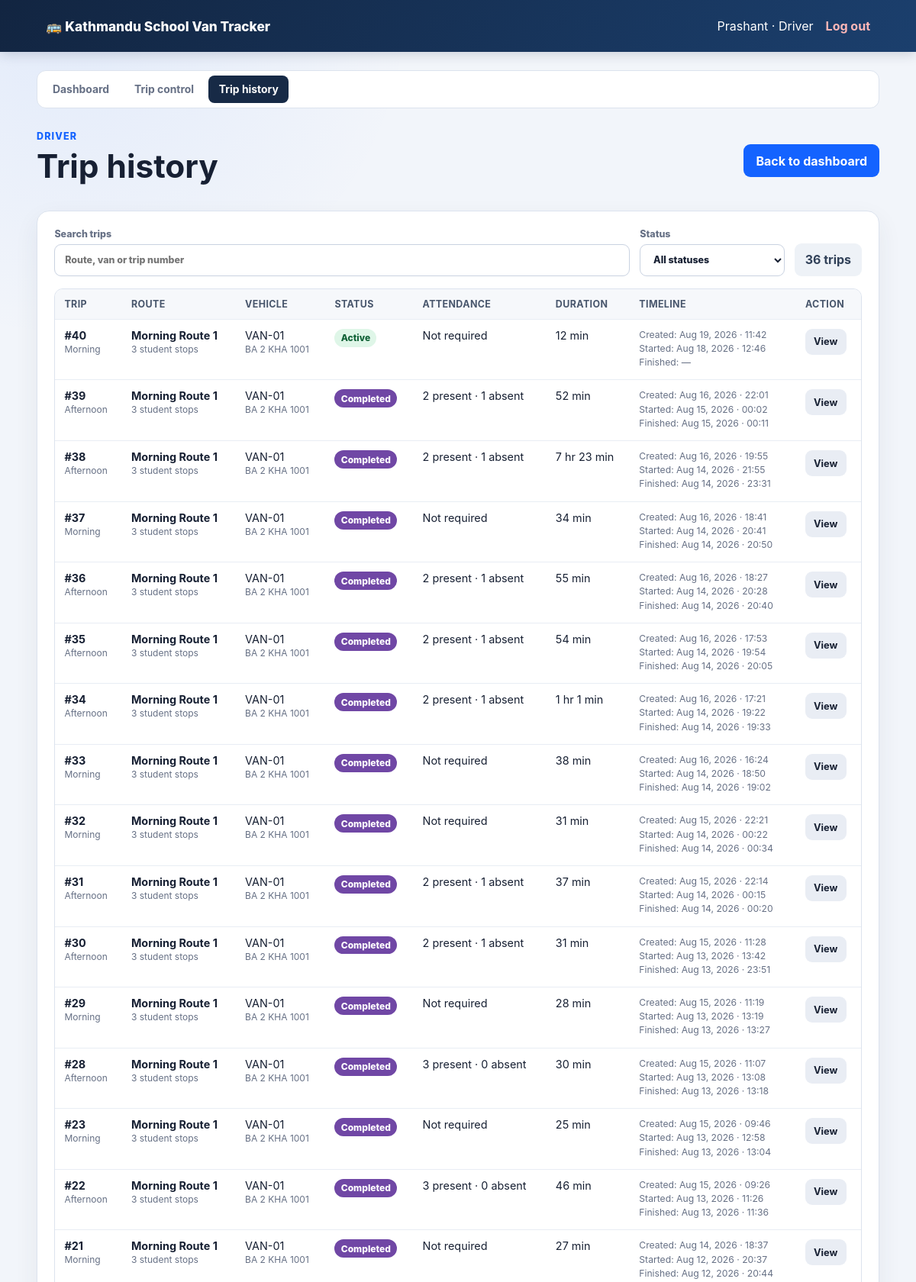
Page /driver/trip-history.php (signed in, upper part) on the committed database.
### tables this page shows
CREATE TABLE `trips` (
  `id` bigint(20) unsigned NOT NULL AUTO_INCREMENT,
  `route_id` bigint(20) unsigned NOT NULL,
  `van_id` bigint(20) unsigned NOT NULL,
  `driver_id` bigint(20) unsigned NOT NULL,
  `trip_type` enum('morning','afternoon') NOT NULL,
  `status` enum('scheduled','active','paused','emergency','completed','cancelled') NOT NULL DEFAULT 'scheduled',
  `started_at` datetime DEFAULT NULL,
  `completed_at` datetime DEFAULT NULL,
  `simulated_elapsed_sec` int(10) unsigned NOT NULL DEFAULT 0,
  `current_lat` decimal(10,8) DEFAULT NULL,
  `current_lng` decimal(11,8) DEFAULT NULL,
  `physical_speed_kmh` decimal(6,2) NOT NULL DEFAULT 0.00,
  `playback_multiplier` decimal(5,2) NOT NULL DEFAULT 1.00,
  `total_distance_m` decimal(12,2) NOT NULL DEFAULT 0.00,
  `distance_travelled_m` decimal(12,2) NOT NULL DEFAULT 0.00,
  `reached_stop_count` smallint(5) unsigned NOT NULL DEFAULT 0,
  `heading_deg` decimal(6,2) NOT NULL DEFAULT 0.00,
  `scenario_traffic_level` enum('low','medium','high') NOT NULL DEFAULT 'medium',
  `scenario_weather` enum('clear','rain','heavy_rain','fog') NOT NULL DEFAULT 'clear',
  `scenario_school_period` enum('regular','exam','half_day') NOT NULL DEFAULT 'regular',
  `scenario_hour_of_day` tinyint(3) unsigned NOT NULL DEFAULT 8,
  `scenario_day_of_week` tinyint(3) unsigned NOT NULL DEFAULT 0,
  `route_road_type` varchar(50) NOT NULL DEFAULT 'unclassified',
  `baseline_duration_sec` decimal(10,2) DEFAULT NULL,
  `predicted_eta_sec` decimal(10,2) DEFAULT NULL,
  `predicted_eta_lower_sec` decimal(10,2) DEFAULT NULL,
  `predicted_eta_upper_sec` decimal(10,2) DEFAULT NULL,
  `eta_model_version` varchar(80) DEFAULT NULL,
  `random_seed` int(10) unsigned DEFAULT NULL,
  `created_at` timestamp NOT NULL DEFAULT current_timestamp(),
  PRIMARY KEY (`id`),
  KEY `idx_trips_status` (`status`),
  KEY `idx_trips_van` (`van_id`),
  KEY `fk_trips_route` (`route_id`),
  KEY `fk_trips_driver` (`driver_id`),
  CONSTRAINT `fk_trips_driver` FOREIGN KEY (`driver_id`) REFERENCES `drivers` (`id`),
  CONSTRAINT `fk_trips_route` FOREIGN KEY (`route_id`) REFERENCES `routes` (`id`),
  CONSTRAINT `fk_trips_van` FOREIGN KEY (`van_id`) REFERENCES `vans` (`id`)
);

CREATE TABLE `routes` (
  `id` bigint(20) unsigned NOT NULL AUTO_INCREMENT,
  `name` varchar(120) NOT NULL,
  `start_name` varchar(160) NOT NULL,
  `start_lat` decimal(10,8) NOT NULL,
  `start_lng` decimal(11,8) NOT NULL,
  `school_name` varchar(160) NOT NULL,
  `school_lat` decimal(10,8) NOT NULL,
  `school_lng` decimal(11,8) NOT NULL,
  `algorithm` enum('astar','contraction_hierarchy') NOT NULL DEFAULT 'astar',
  `active` tinyint(1) NOT NULL DEFAULT 1,
  `created_at` timestamp NOT NULL DEFAULT current_timestamp(),
  PRIMARY KEY (`id`)
);

CREATE TABLE `vans` (
  `id` bigint(20) unsigned NOT NULL AUTO_INCREMENT,
  `van_number` varchar(50) NOT NULL,
  `plate_number` varchar(50) NOT NULL,
  `capacity` smallint(5) unsigned NOT NULL DEFAULT 15,
  `speed_limit_kmh` decimal(5,2) NOT NULL DEFAULT 40.00,
  `active` tinyint(1) NOT NULL DEFAULT 1,
  `created_at` timestamp NOT NULL DEFAULT current_timestamp(),
  PRIMARY KEY (`id`),
  UNIQUE KEY `van_number` (`van_number`),
  UNIQUE KEY `plate_number` (`plate_number`)
);

### web/config/database.php (called while the page is built, shortened)
<?php
function database(): PDO
{
    $host = getenv('VAN_TRACKER_DB_HOST') ?: '127.0.0.1';
    $port = getenv('VAN_TRACKER_DB_PORT') ?: '3306';
    $name = getenv('VAN_TRACKER_DB_NAME') ?: 'van_tracker_v2';
    $user = getenv('VAN_TRACKER_DB_USER') ?: 'root';
    $pass = getenv('VAN_TRACKER_DB_PASSWORD') ?: '';
    $dsn = "mysql:host={$host};port={$port};dbname={$name};charset=utf8mb4";
    $pdo = new PDO($dsn, $user, $pass, [
        PDO::ATTR_ERRMODE => PDO::ERRMODE_EXCEPTION,
        PDO::ATTR_DEFAULT_FETCH_MODE => PDO::FETCH_ASSOC,
        PDO::ATTR_EMULATE_PREPARES => false,
    ]);
    return $pdo;
}

### web/includes/auth.php (called while the page is built, shortened)
<?php
function escape(string $value): string
{
    return htmlspecialchars($value, ENT_QUOTES | ENT_SUBSTITUTE, 'UTF-8');
}

### web/driver/trip-history.php (the view, shortened to what this page needs)
<?php
require_once dirname(__DIR__) . '/config/database.php';
require_once dirname(__DIR__) . '/includes/auth.php';
require_once dirname(__DIR__) . '/includes/layout.php';
$statement = database()->prepare(
    'SELECT t.id, t.trip_type, t.status, t.created_at,
            t.started_at, t.completed_at, t.simulated_elapsed_sec,
            r.name AS route_name, v.van_number, v.plate_number,
            SUM(ts.student_id IS NOT NULL) AS student_count,
            SUM(ts.student_id IS NOT NULL AND ts.attendance_status = \'present\') AS present_count,
            SUM(ts.student_id IS NOT NULL AND ts.attendance_status = \'absent\') AS absent_count,
            SUM(ts.student_id IS NOT NULL AND ts.attendance_status = \'unmarked\') AS unmarked_count
     FROM trips t
     JOIN drivers d ON d.id = t.driver_id
     JOIN routes r ON r.id = t.route_id
     JOIN vans v ON v.id = t.van_id
     LEFT JOIN trip_stops ts ON ts.trip_id = t.id
     WHERE d.user_id = :user_id
     GROUP BY t.id
     ORDER BY t.id DESC'
);
$statement->execute(['user_id' => $_SESSION['user_id']]);
$trips = $statement->fetchAll();
function format_driver_trip_duration(int $seconds): string
{
    $hours = intdiv($seconds, 3600);
    $minutes = intdiv($seconds % 3600, 60);
    return $hours > 0
        ? sprintf('%d hr %d min', $hours, $minutes)
        : sprintf('%d min', max(1, $minutes));
}
function format_driver_trip_timestamp(?string $value): string
{
    return $value ? date('M d, Y · H:i', strtotime($value)) : '—';
}
?>
<div class="page-heading">
    <div><span class="eyebrow">Driver</span><h1>Trip history</h1></div>
    <a class="primary-button" href="<?= APP_BASE_URL ?>/driver/dashboard.php">Back to dashboard</a>
</div>
<section class="panel">
    <?php if (!$trips): ?><p class="muted">No trip records.</p><?php else: ?>
        <div class="history-toolbar">
            <label>
                <span>Search trips</span>
                <input id="trip-history-search" type="search"
                       placeholder="Route, van or trip number">
            </label>
            <label>
                <span>Status</span>
                <select id="trip-history-status">
                    <option value="">All statuses</option>
                </select>
            </label>
            <strong id="trip-history-count"><?= count($trips) ?> trips</strong>
        </div>
        <div class="data-table-wrap history-table-wrap"><table class="data-table history-table">
            <thead><tr><th>Trip</th><th>Route</th><th>Vehicle</th><th>Status</th><th>Attendance</th><th>Duration</th><th>Timeline</th><th>Action</th></tr></thead>
            <tbody><?php foreach ($trips as $trip): ?>
                <tr data-trip-history-row
                    data-status="<?= escape($trip['status']) ?>"
                    data-search="<?= escape(strtolower(implode(' ', [
                        '#' . $trip['id'], $trip['trip_type'], $trip['route_name'],
                        $trip['van_number'], $trip['plate_number'],
                    ]))) ?>">
                    <td><strong>#<?= (int) $trip['id'] ?></strong><br><small><?= escape(ucfirst($trip['trip_type'])) ?></small></td>
                    <td><strong><?= escape($trip['route_name']) ?></strong><br><small><?= (int) $trip['student_count'] ?> student stops</small></td>
                    <td><?= escape($trip['van_number']) ?><br><small><?= escape($trip['plate_number']) ?></small></td>
                    <td><span class="status-badge status-<?= escape($trip['status']) ?>"><?= escape(ucfirst($trip['status'])) ?></span></td>
                    <td>
                        <?php if ($trip['trip_type'] === 'morning'): ?>
                            Not required
                        <?php else: ?>
                            <?= (int) $trip['present_count'] ?> present · <?= (int) $trip['absent_count'] ?> absent
                        <?php endif; ?>
                    </td>
                    <td><?= escape(format_driver_trip_duration((int) $trip['simulated_elapsed_sec'])) ?></td>
                    <td class="history-timeline">
                        <span>Created: <?= escape(format_driver_trip_timestamp($trip['created_at'])) ?></span>
                        <span>Started: <?= escape(format_driver_trip_timestamp($trip['started_at'])) ?></span>
                        <span>Finished: <?= escape(format_driver_trip_timestamp($trip['completed_at'])) ?></span>
                    </td>
                    <td><a class="primary-button small-button secondary-button"
                           href="<?= APP_BASE_URL ?>/trip-control.php?trip_id=<?= (int) $trip['id'] ?>">View</a></td>
                </tr>
            <?php endforeach; ?></tbody>
        </table></div>
    <?php endif; ?>
</section>

### web/assets/css/app.css (style rules this page uses)
:root { --ink: #172033; --muted: #667085; --navy: #172a46; --blue: #1463ff; --orange: #f59e0b; --surface: #ffffff; --background: #f2f5fa; --border: #dce3ee; --danger: #c62828; --cyan: #0ea5a8; --success: #14804a; --soft-blue: #edf4ff; }
* { box-sizing: border-box; }
body { margin: 0; color: var(--ink); background: radial-gradient(circle at 8% 0%, rgb(20 99 255 / 7%), transparent 28rem), var(--background); font-family: Inter, ui-sans-serif, system-ui, -apple-system, BlinkMacSystemFont, "Segoe UI", sans-serif; }
a { color: inherit; }
.user-area, .user-area form, .button-row, .page-heading { display: flex; align-items: center; gap: 1rem; }
.page-heading { justify-content: space-between; margin-bottom: 1.6rem; }
h1, h2, p { margin-top: 0; }
h1 { margin-bottom: .45rem; font-size: clamp(1.8rem, 4vw, 2.65rem); }
.eyebrow { display: block; margin-bottom: .4rem; color: var(--blue); font-size: .78rem; font-weight: 800; letter-spacing: .09em; text-transform: uppercase; }
.metric-card, .panel, .auth-card { padding: 1.4rem; border: 1px solid var(--border); border-radius: 16px; background: var(--surface); box-shadow: 0 12px 32px rgb(37 50 75 / 7%); }
.panel { margin-bottom: 1rem; }
.primary-button, button { display: inline-flex; min-height: 42px; padding: .7rem 1rem; align-items: center; justify-content: center; border: 0; border-radius: 9px; color: white; background: var(--blue); font: inherit; font-weight: 750; text-decoration: none; cursor: pointer; }
label { display: grid; gap: .45rem; font-size: .9rem; font-weight: 700; }
input, select { width: 100%; min-height: 44px; padding: .7rem .8rem; border: 1px solid #c9d2e1; border-radius: 9px; background: white; color: var(--ink); font: inherit; }
.data-table-wrap { overflow-x: auto; }
.data-table { width: 100%; border-collapse: collapse; font-size: .9rem; }
.data-table th, .data-table td { padding: .75rem; border-bottom: 1px solid #e8edf4; text-align: left; vertical-align: top; }
.data-table th { color: #48566c; background: #f6f8fb; font-size: .78rem; letter-spacing: .03em; text-transform: uppercase; }
.history-toolbar { display: grid; grid-template-columns: minmax(240px, 1fr) 190px auto; gap: .8rem; align-items: end; margin-bottom: 1rem; }
.history-toolbar label { display: grid; gap: .35rem; color: var(--muted); font-size: .78rem; font-weight: 800; }
.history-toolbar input, .history-toolbar select { min-height: 42px; }
.history-toolbar strong { padding: .72rem .85rem; border-radius: 9px; color: #314159; background: #eef2f7; text-align: center; white-space: nowrap; }
.history-table-wrap { border: 1px solid var(--border); border-radius: 11px; }
.history-table { min-width: 1040px; }
.history-table small { color: var(--muted); }
.history-timeline { min-width: 185px; }
.history-timeline span { display: block; margin-bottom: .2rem; color: var(--muted); font-size: .76rem; white-space: nowrap; }
.small-button { min-height: 34px; padding: .45rem .7rem; font-size: .8rem; }
.secondary-button { color: var(--ink); background: #e9edf4; }
.status-badge { display: inline-flex; padding: .28rem .52rem; border-radius: 999px; color: #116237; background: #e1f6e9; font-size: .75rem; font-weight: 800; }
.status-active { color: #116237; background: #dff6e8; }
.status-completed { color: white; background: #7047a5; }

### rows in the picture
trips: id "40", trip_type "Morning", route.name "Morning Route 1", student_count "3", van.van_number "VAN-01", van.plate_number "BA 2 KHA 1001", status "Active", shows "Not required", simulated_elapsed_sec "12 min", created_at "Aug 19, 2026 · 11:42", started_at "Aug 18, 2026 · 12:46", completed_at "—"
trips: id "39", trip_type "Afternoon", route.name "Morning Route 1", student_count "3", van.van_number "VAN-01", van.plate_number "BA 2 KHA 1001", status "Completed", present_count "2", absent_count "1", simulated_elapsed_sec "52 min", created_at "Aug 16, 2026 · 22:01", started_at "Aug 15, 2026 · 00:02", completed_at "Aug 15, 2026 · 00:11"
trips: id "38", trip_type "Afternoon", route.name "Morning Route 1", student_count "3", van.van_number "VAN-01", van.plate_number "BA 2 KHA 1001", status "Completed", present_count "2", absent_count "1", simulated_elapsed_sec "7 hr 23 min", created_at "Aug 16, 2026 · 19:55", started_at "Aug 14, 2026 · 21:55", completed_at "Aug 14, 2026 · 23:31"
trips: id "37", trip_type "Morning", route.name "Morning Route 1", student_count "3", van.van_number "VAN-01", van.plate_number "BA 2 KHA 1001", status "Completed", shows "Not required", simulated_elapsed_sec "34 min", created_at "Aug 16, 2026 · 18:41", started_at "Aug 14, 2026 · 20:41", completed_at "Aug 14, 2026 · 20:50"
trips: id "36", trip_type "Afternoon", route.name "Morning Route 1", student_count "3", van.van_number "VAN-01", van.plate_number "BA 2 KHA 1001", status "Completed", present_count "2", absent_count "1", simulated_elapsed_sec "55 min", created_at "Aug 16, 2026 · 18:27", started_at "Aug 14, 2026 · 20:28", completed_at "Aug 14, 2026 · 20:40"
trips: id "35", trip_type "Afternoon", route.name "Morning Route 1", student_count "3", van.van_number "VAN-01", van.plate_number "BA 2 KHA 1001", status "Completed", present_count "2", absent_count "1", simulated_elapsed_sec "54 min", created_at "Aug 16, 2026 · 17:53", started_at "Aug 14, 2026 · 19:54", completed_at "Aug 14, 2026 · 20:05"
trips: id "34", trip_type "Afternoon", route.name "Morning Route 1", student_count "3", van.van_number "VAN-01", van.plate_number "BA 2 KHA 1001", status "Completed", present_count "2", absent_count "1", simulated_elapsed_sec "1 hr 1 min", created_at "Aug 16, 2026 · 17:21", started_at "Aug 14, 2026 · 19:22", completed_at "Aug 14, 2026 · 19:33"
trips: id "33", trip_type "Morning", route.name "Morning Route 1", student_count "3", van.van_number "VAN-01", van.plate_number "BA 2 KHA 1001", status "Completed", shows "Not required", simulated_elapsed_sec "38 min", created_at "Aug 16, 2026 · 16:24", started_at "Aug 14, 2026 · 18:50", completed_at "Aug 14, 2026 · 19:02"
trips: id "32", trip_type "Morning", route.name "Morning Route 1", student_count "3", van.van_number "VAN-01", van.plate_number "BA 2 KHA 1001", status "Completed", shows "Not required", simulated_elapsed_sec "31 min", created_at "Aug 15, 2026 · 22:21", started_at "Aug 14, 2026 · 00:22", completed_at "Aug 14, 2026 · 00:34"
trips: id "31", trip_type "Afternoon", route.name "Morning Route 1", student_count "3", van.van_number "VAN-01", van.plate_number "BA 2 KHA 1001", status "Completed", present_count "2", absent_count "1", simulated_elapsed_sec "37 min", created_at "Aug 15, 2026 · 22:14", started_at "Aug 14, 2026 · 00:15", completed_at "Aug 14, 2026 · 00:20"
trips: id "30", trip_type "Afternoon", route.name "Morning Route 1", student_count "3", van.van_number "VAN-01", van.plate_number "BA 2 KHA 1001", status "Completed", present_count "2", absent_count "1", simulated_elapsed_sec "31 min", created_at "Aug 15, 2026 · 11:28", started_at "Aug 13, 2026 · 13:42", completed_at "Aug 13, 2026 · 23:51"
trips: id "29", trip_type "Morning", route.name "Morning Route 1", student_count "3", van.van_number "VAN-01", van.plate_number "BA 2 KHA 1001", status "Completed", shows "Not required", simulated_elapsed_sec "28 min", created_at "Aug 15, 2026 · 11:19", started_at "Aug 13, 2026 · 13:19", completed_at "Aug 13, 2026 · 13:27"
trips: id "28", trip_type "Afternoon", route.name "Morning Route 1", student_count "3", van.van_number "VAN-01", van.plate_number "BA 2 KHA 1001", status "Completed", present_count "3", absent_count "0", simulated_elapsed_sec "30 min", created_at "Aug 15, 2026 · 11:07", started_at "Aug 13, 2026 · 13:08", completed_at "Aug 13, 2026 · 13:18"
trips: id "23", trip_type "Morning", route.name "Morning Route 1", student_count "3", van.van_number "VAN-01", van.plate_number "BA 2 KHA 1001", status "Completed", shows "Not required", simulated_elapsed_sec "25 min", created_at "Aug 15, 2026 · 09:46", started_at "Aug 13, 2026 · 12:58", completed_at "Aug 13, 2026 · 13:04"
trips: id "22", trip_type "Afternoon", route.name "Morning Route 1", student_count "3", van.van_number "VAN-01", van.plate_number "BA 2 KHA 1001", status "Completed", present_count "3", absent_count "0", simulated_elapsed_sec "46 min", created_at "Aug 15, 2026 · 09:26", started_at "Aug 13, 2026 · 11:26", completed_at "Aug 13, 2026 · 11:36"
trips: id "21", trip_type "Morning", route.name "Morning Route 1", student_count "3", van.van_number "VAN-01", van.plate_number "BA 2 KHA 1001", status "Completed", shows "Not required", simulated_elapsed_sec "27 min", created_at "Aug 14, 2026 · 18:37", started_at "Aug 12, 2026 · 20:37", completed_at "Aug 12, 2026 · 20:44"

### other values in the picture
APP_NAME "Kathmandu School Van Tracker"
$userName "Prashant"
$role "Driver"
$label "Dashboard"
$label "Trip control"
$label "Trip history"
count($trips) "36"
